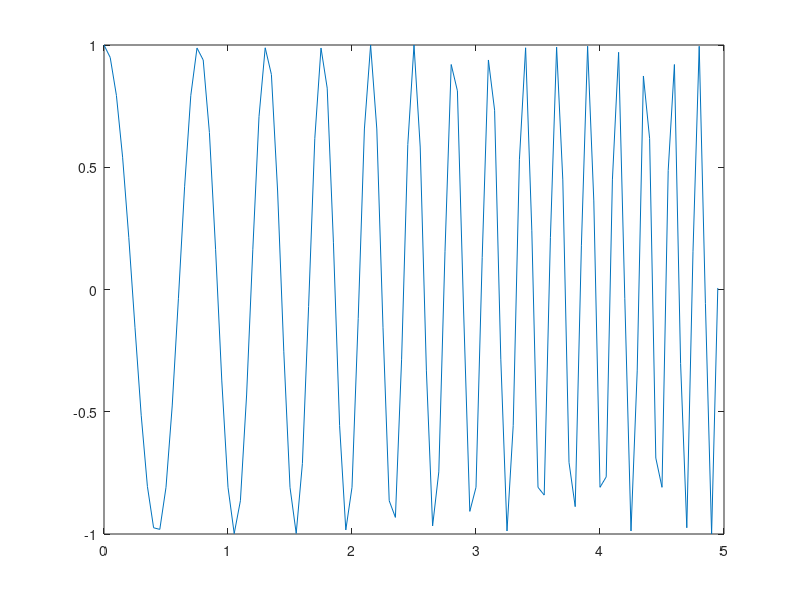

Recreate this plot in MATLAB.
fp = 20;
f1 = 5;
f0 = 1;
t1 = 5;

N = 100;

% Wektor czasu
t = 0:1/fp:(N-1)/fp;

chirp_sygnal = chirp(t, f0, t1, f1);

plot(t, chirp_sygnal);